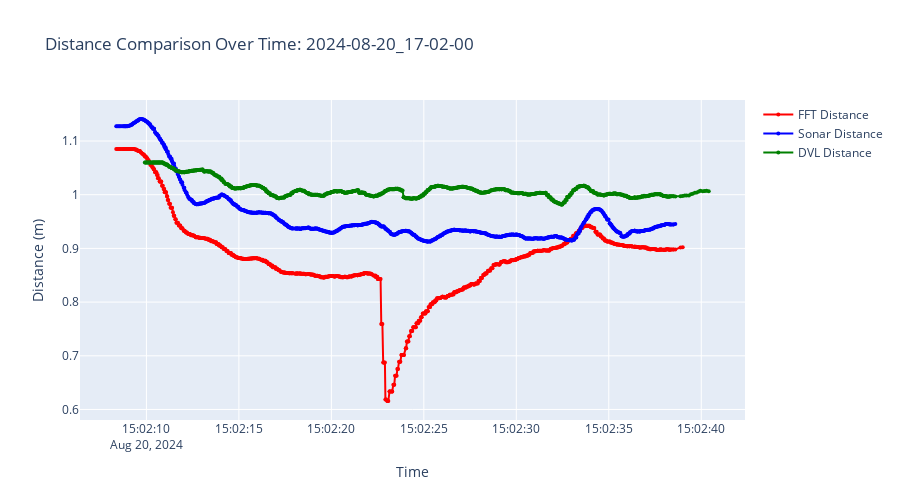
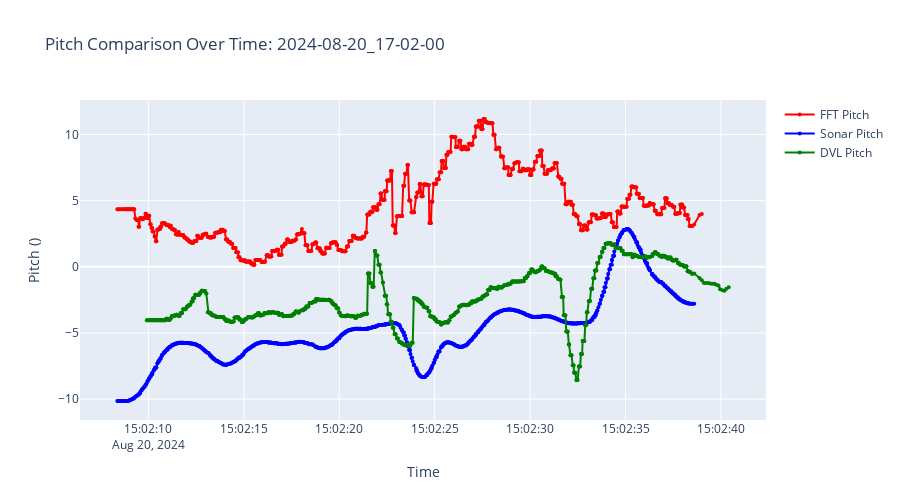

Here is the notebook cell these charts were saved with, in order:
### Markdown cell above
## 6. Distance and Pitch Comparison Plots

### Code cell
# Display comparison plots
if three_sync_df is not None and not three_sync_df.empty and figs:
    print("=== DISPLAYING COMPARISON PLOTS ===\n")
    
    # Display all generated plots
    for name, fig in figs.items():
        if fig is not None:
            print(f"Displaying {name.replace('_', ' ').title()}...")
            try:
                fig.show()
                
                # Save plots
                save_path = PLOTS_DIR / f"{TARGET_BAG}_{name}.html"
                fig.write_html(str(save_path))
                print(f"  ✓ Saved: {save_path.name}\n")
            except Exception as e:
                print(f"  ✗ Warning: Could not display/save - {e}\n")
    
    print("✓ All plots displayed and saved")
else:
    print("✗ No synchronized data or plots available")
    print("  This usually means:")
    print("  - Timestamps don't overlap between systems")
    print("  - Data quality issues")
    print("  - Missing required columns in datasets")

### Figure 1 — Plotly figure (JSON) as saved in the notebook; plotly's stock layout.template omitted (floating-point values rounded to 4 significant figures; data arrays with more than 128 entries replaced by an {"elided": "..."} marker saying what was removed)
{"data": [{"line": {"color": "red", "width": 2}, "marker": {"size": 4}, "mode": "lines+markers", "name": "FFT Distance", "type": "scatter", "x": {"elided": "973 str values"}, "y": {"elided": "973 float values"}}, {"line": {"color": "blue", "width": 2}, "marker": {"size": 4}, "mode": "lines+markers", "name": "Sonar Distance", "type": "scatter", "x": {"elided": "973 str values"}, "y": {"elided": "973 float values"}}, {"line": {"color": "green", "width": 2}, "marker": {"size": 4}, "mode": "lines+markers", "name": "DVL Distance", "type": "scatter", "x": {"elided": "973 str values"}, "y": {"elided": "973 float values"}}], "layout": {"height": 500, "showlegend": true, "title": {"text": "Distance Comparison Over Time: 2024-08-20_17-02-00"}, "xaxis": {"title": {"text": "Time"}}, "yaxis": {"title": {"text": "Distance (m)"}}}}

### Figure 2 — Plotly figure (JSON) as saved in the notebook; plotly's stock layout.template omitted (floating-point values rounded to 4 significant figures; data arrays with more than 128 entries replaced by an {"elided": "..."} marker saying what was removed)
{"data": [{"line": {"color": "red", "width": 2}, "marker": {"size": 4}, "mode": "lines+markers", "name": "FFT Pitch", "type": "scatter", "x": {"elided": "973 str values"}, "y": {"elided": "973 float values"}}, {"line": {"color": "blue", "width": 2}, "marker": {"size": 4}, "mode": "lines+markers", "name": "Sonar Pitch", "type": "scatter", "x": {"elided": "973 str values"}, "y": {"elided": "973 float values"}}, {"line": {"color": "green", "width": 2}, "marker": {"size": 4}, "mode": "lines+markers", "name": "DVL Pitch", "type": "scatter", "x": {"elided": "973 str values"}, "y": {"elided": "973 float values"}}], "layout": {"height": 500, "showlegend": true, "title": {"text": "Pitch Comparison Over Time: 2024-08-20_17-02-00"}, "xaxis": {"title": {"text": "Time"}}, "yaxis": {"title": {"text": "Pitch ()"}}}}
